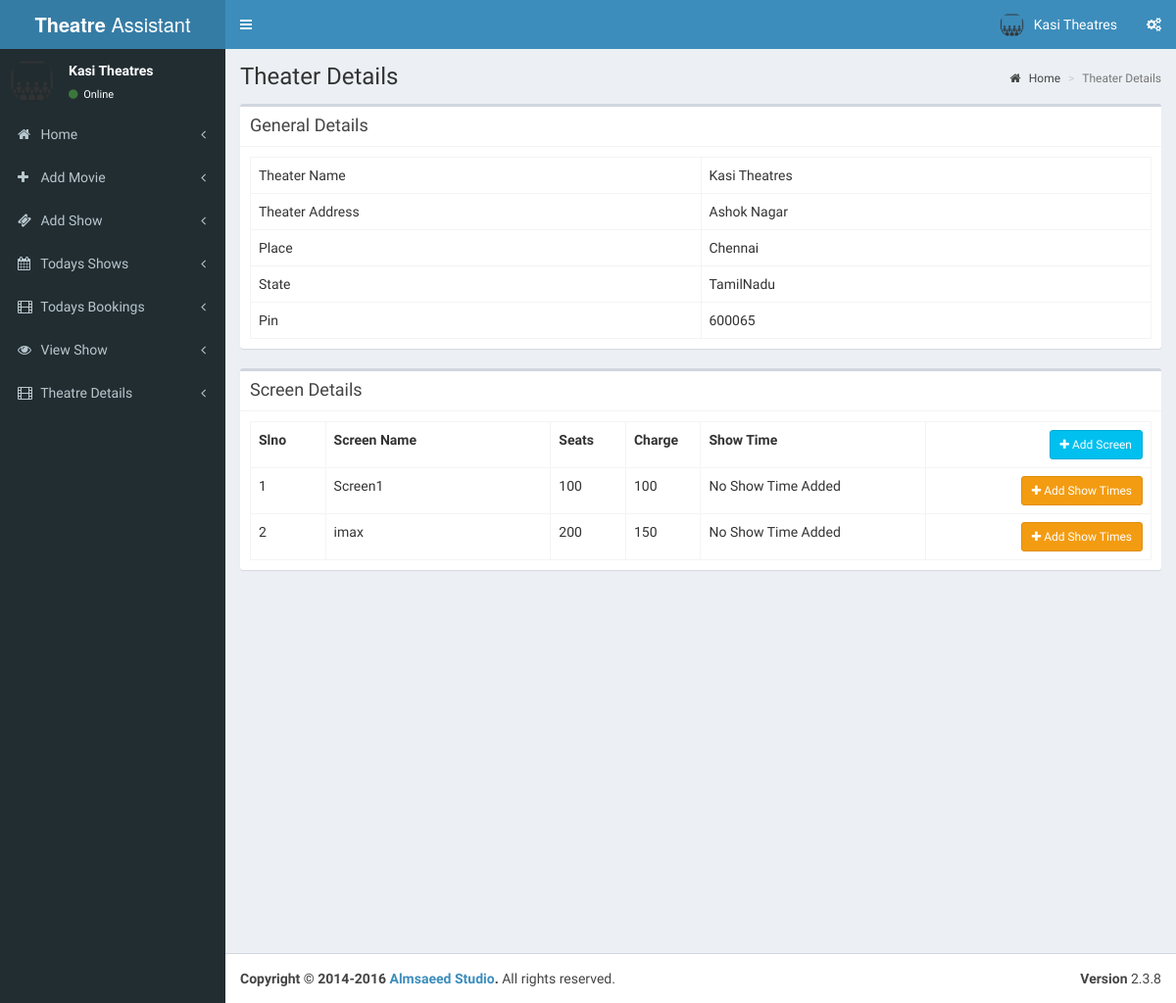
Screenshot of /theatre/pages/add_theatre_2.php (signed in) with the database file from the repository.
### tables this page shows
CREATE TABLE IF NOT EXISTS `tbl_theatre` (
  `id` int(11) NOT NULL AUTO_INCREMENT,
  `name` varchar(100) NOT NULL,
  `address` varchar(100) NOT NULL,
  `place` varchar(100) NOT NULL,
  `state` varchar(50) NOT NULL,
  `pin` int(11) NOT NULL,
  PRIMARY KEY (`id`)
);

CREATE TABLE IF NOT EXISTS `tbl_screens` (
  `screen_id` int(11) NOT NULL AUTO_INCREMENT,
  `t_id` int(11) NOT NULL COMMENT 'theatre id',
  `screen_name` varchar(110) NOT NULL,
  `seats` int(11) NOT NULL COMMENT 'number of seats',
  `charge` int(11) NOT NULL,
  PRIMARY KEY (`screen_id`)
);

### theatre/pages/add_theatre_2.php (the view, shortened to what this page needs)
<?php
include('header.php');
?>
  <div class="content-wrapper">
    <section class="content-header">
      <h1>
        Theater Details
      </h1>
      <ol class="breadcrumb">
        <li><a href="index.php"><i class="fa fa-home"></i> Home</a></li>
        <li class="active">Theater Details</li>
      </ol>
    </section>
    <section class="content">
      <div class="box">
         <div class="box-header with-border">
              <h3 class="box-title">General Details</h3>
            </div>
        <div class="box-body">
          <?php
            $th=mysqli_query($con,"select * from tbl_theatre where id='".$_SESSION['theatre']."'");
            $theatre=mysqli_fetch_array($th);
          ?>
            <table class="table table-bordered table-hover">
                <tr>
                    <td class="col-md-6">Theater Name</td>
                    <td  class="col-md-6"><?php echo $theatre['name'];?></td>
                </tr>
                <tr>
                    <td>Theater Address</td>
                    <td><?php echo $theatre['address'];?></td>
                </tr>
                <tr>
                    <td>Place</td>
                    <td><?php echo $theatre['place'];?></td>
                </tr>
                <tr>
                    <td>State</td>
                    <td><?php echo $theatre['state'];?></td>
                </tr>
                <tr>
                    <td>Pin</td>
                    <td><?php echo $theatre['pin'];?></td>
                </tr>
            </table>
        </div>
      </div>
         <div class="box">
         <div class="box-header with-border">
              <h3 class="box-title">Screen Details</h3>
            </div>
        <div class="box-body" id="screendtls">
          <?php
            $sr=mysqli_query($con,"select * from tbl_screens where t_id='".$_SESSION['theatre']."'");
            if(mysqli_num_rows($sr))
            {
          ?>
            <table class="table table-bordered table-hover">
              <th class="col-md-1">Slno</th>
              <th class="col-md-3">Screen Name</th>
              <th class="col-md-1">Seats</th>
              <th class="col-md-1">Charge</th>
              <th class="col-md-3">Show Time</th>
              <th class="text-right col-md-3"><button data-toggle="modal" data-target="#view-modal" id="getUser" class="btn btn-sm btn-info"><i class="fa fa-plus"></i> Add Screen</button></th>
                <?php
                $sl=1;
                while($screen=mysqli_fetch_array($sr))
                {
                  ?>
                  <tr>
                    <td><?php echo $sl;?></td>
                    <td><?php echo $screen['screen_name'];?></td>
                    <td><?php echo $screen['seats'];?></td>
                    <td><?php echo $screen['charge'];?></td>
                    <?php
                      $st=mysqli_query($con,"select * from tbl_show_time where screen_id='".$screen['screen_id']."'");
                    ?>
                    <td><?php if(mysqli_num_rows($st)) { while($stm=mysqli_fetch_array($st))
                    { echo date('h:i a',strtotime($stm['start_time']))." ,";}}
                    else
                    {echo "No Show Time Added";}
                    ?></td>
                    <td class="text-right"><button data-toggle="modal" data-id="<?php echo $screen['screen_id'];?>" data-target="#view-modal2" id="getUser2" class="btn btn-sm btn-warning"><i class="fa fa-plus"></i> Add Show Times</button></td>
                  </tr>
                  <?php
                  $sl++;
                }
                ?>
            </table>
            <?php
            }
            else
            {
              ?>
              <button data-toggle="modal" data-target="#view-modal" id="getUser" class="btn btn-sm btn-info"><i class="fa fa-plus"></i> Add Screen</button>
              <?php
            }
            ?>
        </div>
      </div>
    </section>
  </div>
  <?php
include('footer.php');
?>

### theatre/pages/header.php (shortened to what this page needs)
<?php
include('../../config.php');
$th=mysqli_query($con,"select * from tbl_theatre where id='".$_SESSION['theatre']."'");
$theatre=mysqli_fetch_array($th);
?>
<!DOCTYPE html>
<html>
<head>
  <link rel="stylesheet" href="../validation/dist/css/bootstrapValidator.css"/>
  <link rel="stylesheet" href="../bootstrap/css/bootstrap.min.css">
  <link rel="stylesheet" href="https://cdnjs.cloudflare.com/ajax/libs/font-awesome/4.5.0/css/font-awesome.min.css">
  <link rel="stylesheet" href="https://cdnjs.cloudflare.com/ajax/libs/ionicons/2.0.1/css/ionicons.min.css">
  <link rel="stylesheet" href="../dist/css/AdminLTE.min.css">
  <link rel="stylesheet" href="../dist/css/skins/_all-skins.min.css">
</head>
<body class="hold-transition skin-blue sidebar-mini">
<div class="wrapper">
  <header class="main-header">
    <a href="index.php" class="logo">
      <span class="logo-lg"><b>Theatre</b> Assistant</span>
    </a>
    <nav class="navbar navbar-static-top">
      <a href="#" class="sidebar-toggle" data-toggle="offcanvas" role="button">
      </a>
      <div class="navbar-custom-menu">
        <ul class="nav navbar-nav">
          <li class="dropdown user user-menu">
            <a href="#" class="dropdown-toggle" data-toggle="dropdown">
              <img src="cinema-512.png" class="user-image" alt="User Image">
              <span class="hidden-xs"><?php echo $theatre['name'];?></span>
            </a>
          </li>
          <li>
            <a href="#" data-toggle="control-sidebar"><i class="fa fa-gears"></i></a>
          </li>
        </ul>
      </div>
    </nav>
  </header>
  <aside class="main-sidebar">
    <section class="sidebar">
      <div class="user-panel">
        <div class="pull-left image">
          <img src="cinema-512.png" class="img-circle" alt="User Image">
        </div>
        <div class="pull-left info">
          <p><?php echo $theatre['name'];?></p>
          <a href="#"><i class="fa fa-circle text-success"></i> Online</a>
        </div>
      </div>
      <ul class="sidebar-menu">
        <li class="treeview">
          <a href="index.php">
            <i class="fa fa-home"></i> <span>Home</span>
            <span class="pull-right-container">
              <i class="fa fa-angle-left pull-right"></i>
            </span>
          </a>
        </li>
          <li class="treeview">
          <a href="add_movie.php">
            <i class="fa fa-plus"></i> <span>Add Movie</span>
            <span class="pull-right-container">
              <i class="fa fa-angle-left pull-right"></i>
            </span>
          </a>
        </li>
        <li class="treeview">
          <a href="add_show.php">
            <i class="fa fa-ticket"></i> <span>Add Show</span>
            <span class="pull-right-container">
              <i class="fa fa-angle-left pull-right"></i>
            </span>
          </a>
        </li>
        <li class="treeview">
          <a href="todays_shows.php">
            <i class="fa fa-calendar"></i> <span>Todays Shows</span>
            <span class="pull-right-container">
              <i class="fa fa-angle-left pull-right"></i>
            </span>
          </a>
        </li>
        <li class="treeview">
          <a href="tickets.php">
            <i class="fa fa-film"></i> <span>Todays Bookings</span>
            <span class="pull-right-container">
              <i class="fa fa-angle-left pull-right"></i>
            </span>
          </a>
        </li>
        <li class="treeview">
          <a href="view_shows.php">
            <i class="fa fa-eye"></i> <span>View Show</span>
            <span class="pull-right-container">
              <i class="fa fa-angle-left pull-right"></i>
            </span>
          </a>
        </li>
        <li class="treeview">
          <a href="add_theatre_2.php">
            <i class="fa fa-film"></i> <span>Theatre Details</span>
            <span class="pull-right-container">
              <i class="fa fa-angle-left pull-right"></i>
            </span>
          </a>
        </li>
      </ul>
    </section>
  </aside>

### rows the page displays
tbl_theatre: name "Kasi Theatres", address "Ashok Nagar", place "Chennai", state "TamilNadu", pin "600065"
tbl_screens: screen_name "Screen1", seats "100", charge "100"
tbl_screens: screen_name "imax", seats "200", charge "150"
